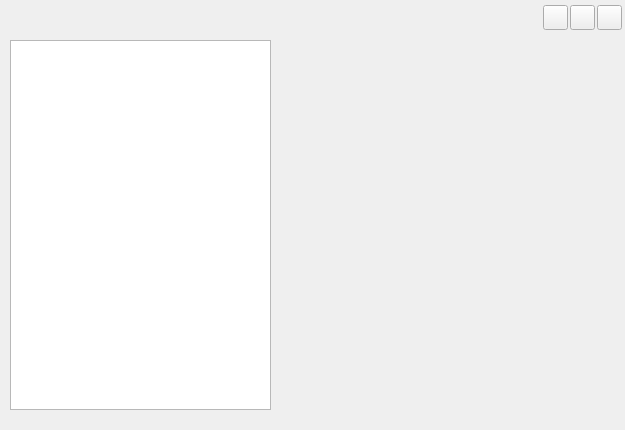
<?xml version="1.0" encoding="UTF-8"?>
<ui version="4.0">
 <class>WeatherApplication</class>
 <widget class="QWidget" name="WeatherApplication">
  <property name="geometry">
   <rect>
    <x>0</x>
    <y>0</y>
    <width>625</width>
    <height>430</height>
   </rect>
  </property>
  <property name="windowTitle">
   <string>WeatherApplication</string>
  </property>
  <property name="windowIcon">
   <iconset resource="../../../TTKUi/TTKWeather.qrc">
    <normaloff>:/image/lb_app_icon</normaloff>:/image/lb_app_icon</iconset>
  </property>
  <property name="styleSheet">
   <string notr="true"/>
  </property>
  <widget class="QLabel" name="background">
   <property name="geometry">
    <rect>
     <x>0</x>
     <y>0</y>
     <width>625</width>
     <height>430</height>
    </rect>
   </property>
   <property name="styleSheet">
    <string notr="true"/>
   </property>
  </widget>
  <widget class="QStackedWidget" name="stackedWidget">
   <property name="geometry">
    <rect>
     <x>290</x>
     <y>40</y>
     <width>321</width>
     <height>370</height>
    </rect>
   </property>
  </widget>
  <widget class="WeatherAddItemTableWidget" name="addItemTableWidget">
   <property name="geometry">
    <rect>
     <x>10</x>
     <y>40</y>
     <width>261</width>
     <height>370</height>
    </rect>
   </property>
  </widget>
  <widget class="QLabel" name="windowIcon">
   <property name="geometry">
    <rect>
     <x>10</x>
     <y>5</y>
     <width>30</width>
     <height>30</height>
    </rect>
   </property>
   <property name="styleSheet">
    <string notr="true">border-image: url(:/image/lb_app_icon);</string>
   </property>
  </widget>
  <widget class="QToolButton" name="windowClose">
   <property name="geometry">
    <rect>
     <x>597</x>
     <y>5</y>
     <width>25</width>
     <height>25</height>
    </rect>
   </property>
  </widget>
  <widget class="QToolButton" name="minimization">
   <property name="geometry">
    <rect>
     <x>570</x>
     <y>5</y>
     <width>25</width>
     <height>25</height>
    </rect>
   </property>
  </widget>
  <widget class="QToolButton" name="windowAbout">
   <property name="geometry">
    <rect>
     <x>543</x>
     <y>5</y>
     <width>25</width>
     <height>25</height>
    </rect>
   </property>
  </widget>
 </widget>
 <layoutdefault spacing="6" margin="11"/>
 <customwidgets>
  <customwidget>
   <class>WeatherAddItemTableWidget</class>
   <extends>QListView</extends>
   <header>weatheradditemtablewidget.h</header>
  </customwidget>
 </customwidgets>
 <resources>
  <include location="../../../TTKUi/TTKWeather.qrc"/>
 </resources>
 <connections/>
</ui>
